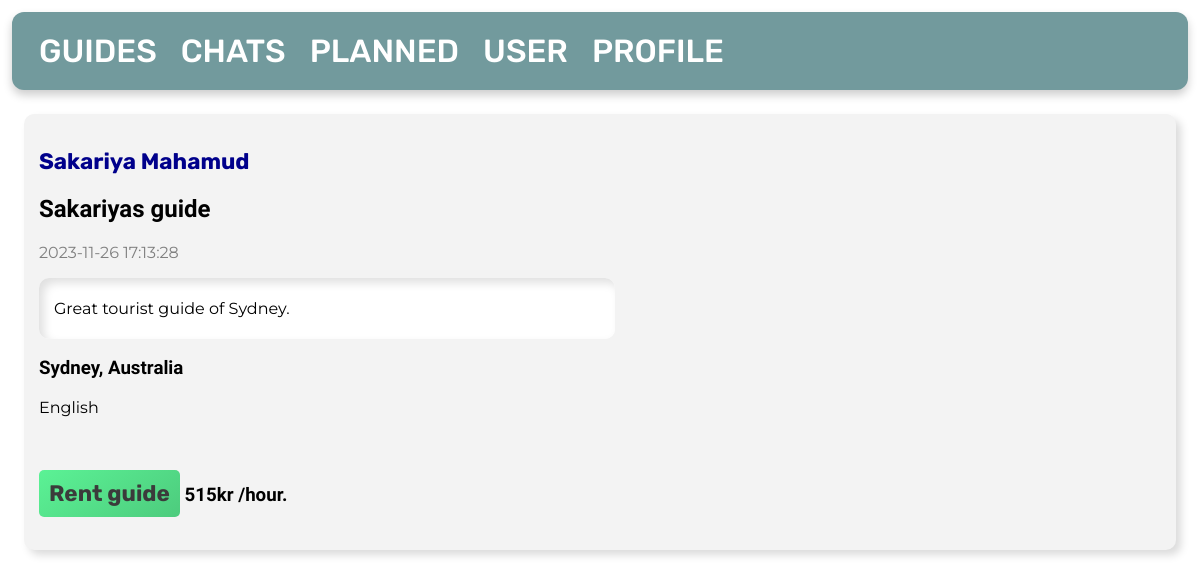
Page /4/view/ on the committed database.
### tables this page shows
CREATE TABLE user
(
    id        INTEGER PRIMARY KEY AUTOINCREMENT,
    firstname TEXT NOT NULL,
    lastname  TEXT NOT NULL,
    age       INTEGER,
    country   TEXT
);

CREATE TABLE posts
(
    id       INTEGER PRIMARY KEY AUTOINCREMENT,
    byUser   INTEGER,
    created  TIMESTAMP NOT NULL DEFAULT CURRENT_TIMESTAMP,
    title    TEXT      NOT NULL,
    content  TEXT      NOT NULL,
    country  TEXT      NOT NULL,
    city     TEXT      NOT NULL,
    language TEXT,
    price    INTEGER   NOT NULL,
    type     TEXT,
    FOREIGN KEY (byUser) REFERENCES user (id)
);

### app.py (the view)
@app.route('/<int:id>/view/', methods=('GET', 'POST'))
def view(id):
    db = get_db_connection()
    posts = db.execute('SELECT * FROM posts, user WHERE posts.id = ? AND posts.byUser = user.id', (id,)).fetchone()
    db.close()
    return render_template('view-guide.html', posts=posts)

### app.py (called while the page is built)
def get_db_connection():
    db = sqlite3.connect('database.db')
    db.row_factory = sqlite3.Row
    return db

### templates/view-guide.html
{% extends 'base.html' %}
{% block content %}
    <div class='post'>
        <h3>
            <a id="profile"
               href="{{ url_for('viewProfile', id=posts['id'], u=posts['byUser']) }}">{{ posts['firstname'] }} {{ posts['lastname'] }}</a>
        </h3>
        <h2>{{ posts['title'] }}</h2>
        <p id="date">{{ posts['created'] }}</p>
        <div id="textsec">
            <p>{{ posts['content'] }}</p>
        </div>
        <h3>{{ posts['city'] }}, {{ posts['country'] }}</h3>
        <p>{{ posts['language'] }}</p>
        <br>
        <h3>
            <a href="{{ url_for('rent', id=posts['id']) }}">Rent guide</a> {{ posts['price'] }}kr /hour.
        </h3>
    </div>
{% endblock %}

### templates/base.html (style rules this page uses)
.post { padding: 15px; margin: 2vw; background-color: #f3f3f3; border-radius: 10px; box-shadow: 5px 5px 9px #dbdbdb, -5px -5px 9px #ffffff; }
body { margin: 0; padding-bottom: 7rem; }
h1, h2, h3 { font-family: 'Lexend', sans-serif; }
p { font-family: 'Montserrat', sans-serif; }
a { font-family: 'Rubik', sans-serif; text-decoration: none; }
body .post a { font-family: 'Rubik', sans-serif; font-size: 1.2em; display: inline-block; border-radius: 5px; padding: 10px; color: #3b3b3b; background: linear-gradient(145deg, #5bf295, #4dcb7d); outline: none; border: none; transition: 300ms; }
#textsec { background-color: white; padding-top: 5px; padding-bottom: 5px; padding-left: 15px; margin-top: 1rem; margin-bottom: 1rem; width: 50%; border-radius: 10px; box-shadow: inset 5px 5px 10px #e0e0e0, inset -5px -5px 10px #ffffff; }
#profile { font-family: 'Rubik', sans-serif; font-size: 1.2em; display: inline-block; border-radius: 0; padding: 0; background: transparent; color: darkblue; outline: none; border: none; }
#date { color: grey; }

### rows in the picture
user: firstname "Sakariya", lastname "Mahamud"
posts: title "Sakariyas guide", created "2023-11-26 17:13:28", content "Great tourist guide of Sydney.", city "Sydney", country "Australia", language "English", price "515"
